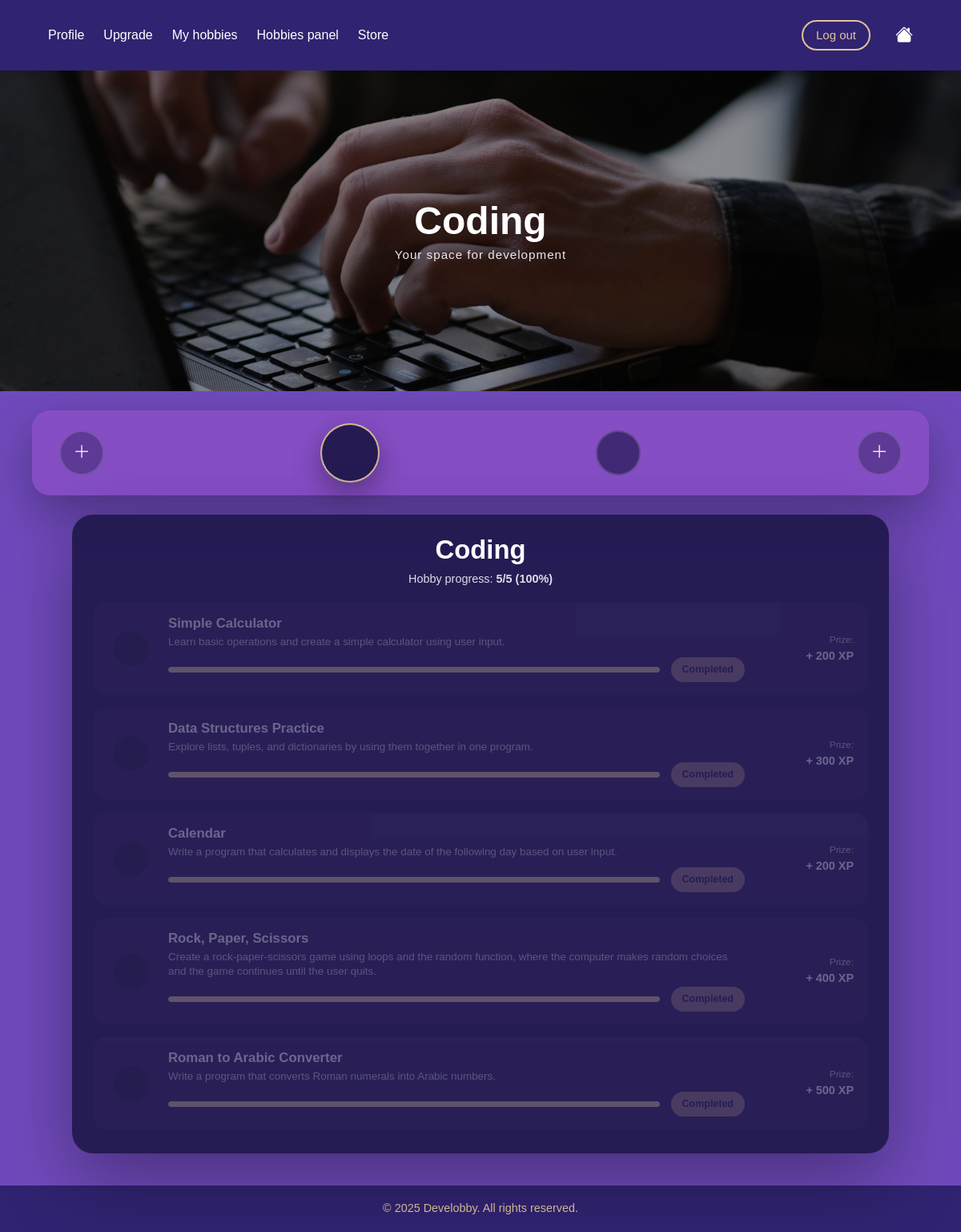
/hobby/3/ (signed in), run on the app's committed database.
### myapp/models.py (models this page shows, shortened)
class HobbyDetail(models.Model):
    name = models.CharField(max_length=100, unique=True)
    description = models.TextField()

class Challenge(models.Model):
    title = models.CharField(max_length=200)
    description = models.TextField()
    xp_reward = models.PositiveIntegerField()
    hobby_detail = models.ForeignKey(HobbyDetail, on_delete=models.CASCADE)

### myapp/views.py (the view)
# urls.py: path("hobby/<int:detail_id>/", views.hobby_detail, name="hobby_detail"),
@login_required
def hobby_detail(request, detail_id):
    detail = get_object_or_404(HobbyDetail, id=detail_id)
    challenges = Challenge.objects.filter(hobby_detail=detail)
    HOBBY_BANNERS = {
        "Cooking": "hobby_cooking.png",
        "Drawing": "hobby_drawing.png",
        "Coding": "hobby_coding.png",
        "Music": "hobby_music.png",
        "Fitness": "hobby_fitness.png",
    }
    HOBBY_ICONS = {
        "Cooking": "fi fi-rr-hat-chef",
        "Drawing": "fi fi-rr-drawer-alt",
        "Coding": "fi fi-rr-square-terminal",
        "Music": "fi fi-rr-music-alt",
        "Fitness": "fi fi-tr-dumbbell-ray",
    }
    CHALLENGE_ICONS = {
        "Thai Cuisine": "fi fi-sr-bowl-chopsticks-noodles",
        "Spanish Sweets": "fi fi-sr-candy",
        "Paprika Dish": "fi fi-sr-pepper-alt",
        "Green Plate": "fi fi-sr-salad",
        "Chicken In 5 Ways": "fi fi-sr-turkey",
        "Basic Shapes": "fi fi-ss-resources",
        "Still Life Study": "fi fi-sr-apple-whole",
        "Texture Practice": "fi fi-br-fabric",
        "Gesture Sketching": "fi fi-sr-transporter",
        "14 Days Drawing Challenge": "fi fi-br-paintbrush-pencil",
        "Simple Calculator": "fi fi-br-calculator",
        "Data Structures Practice": "fi fi-sr-folder-open",
        "Calendar": "fi fi-br-calendar-day",
        "Rock, Paper, Scissors": "fi fi-sc-gamepad",
        "Roman to Arabic Converter": "fi fi-sr-pillar",
        "Rhythm Foundations": "fi fi-sr-headphones-rhythm",
        "Chill Lo-Fi Vibes": "fi fi-sr-circle-waveform-lines",
        "Sound Collector": "fi fi-sr-microphone",
        "Music for Motion": "fi fi-rr-film",
        "Latin Heat": "fi fi-rs-temperature-high",
        "Warm-Up Essentials": "fi fi-br-yoga-moon",
        "Cardio Exploration": "fi fi-br-treadmill",
        "Build Endurance": "fi fi-rr-dumbbell-weightlifting",
        "Dumbbell Training": "fi fi-sr-gym",
        "Mobility Improvement": "fi fi-br-meditation",
    }
    detail.banner = HOBBY_BANNERS.get(detail.name, "default_banner.png")
    detail.icon = HOBBY_ICONS.get(detail.name, "bi bi-star")
    for ch in challenges:
        ch.icon = CHALLENGE_ICONS.get(ch.title, "bi bi-circle-half")
    hobbies = request.user.hobbies.all()
    for h in hobbies:
        h.detail.icon = HOBBY_ICONS.get(h.detail.name, "bi bi-star")
    user_challenges = UserChallenges.objects.filter(
        user=request.user,
        challenge__in=challenges
    )
    progress_map = {uc.challenge_id: uc for uc in user_challenges}
    for ch in challenges:
        uc = progress_map.get(ch.id)
        if uc is None:
            ch.user_state = "not_started"
        elif uc.completed:
            ch.user_state = "completed"
        else:
            ch.user_state = "done"
    total = challenges.count()
    completed = len([c for c in challenges if c.user_state == "completed"])
    percent = int((completed / total) * 100) if total > 0 else 0
    return render(request, "myapp/hobby_detail.html", {
        "detail": detail,
        "challenges": challenges,
        "hobbies": hobbies,
        "completed": completed,
        "total": total,
        "percent": percent,
    })

### myapp/templates/myapp/hobby_detail.html (shortened to what this page needs)
{% extends "myapp/base.html" %}
{% load static %}
{% block extra_css %}
<link rel="stylesheet" href="{% static 'css/hobby_detail.css' %}">
<link rel='stylesheet' href='https://cdn-uicons.flaticon.com/3.0.0/uicons-bold-rounded/css/uicons-bold-rounded.css'>
<link rel='stylesheet' href='https://cdn-uicons.flaticon.com/3.0.0/uicons-solid-rounded/css/uicons-solid-rounded.css'>
<link rel='stylesheet' href='https://cdn-uicons.flaticon.com/3.0.0/uicons-regular-straight/css/uicons-regular-straight.css'>
<link rel='stylesheet' href='https://cdn-uicons.flaticon.com/3.0.0/uicons-brands/css/uicons-brands.css'>
<link rel='stylesheet' href='https://cdn-uicons.flaticon.com/3.0.0/uicons-regular-rounded/css/uicons-regular-rounded.css'>
<link rel='stylesheet' href='https://cdn-uicons.flaticon.com/3.0.0/uicons-solid-straight/css/uicons-solid-straight.css'>
<link rel='stylesheet' href='https://cdn-uicons.flaticon.com/3.0.0/uicons-solid-chubby/css/uicons-solid-chubby.css'>
<link rel='stylesheet' href='https://cdn-uicons.flaticon.com/3.0.0/uicons-thin-rounded/css/uicons-thin-rounded.css'>
{% endblock %}
{% block content %}
<div class="hobby-banner"
     style="background-image: url('{% static 'img/' %}{{ detail.banner }}');">
    <div class="banner-text">
        <h1 class="hero-title">{{ detail.name }}</h1>
        <p class="hero-subtitle">Your space for development</p>
    </div>
</div>
<div class="hobby-icons-bar">
    <button class="circle-btn plus-btn" title="Add hobby">
        <i class="bi bi-plus-lg"></i>
    </button>
    {% for hobby in hobbies %}
        <button class="circle-btn {% if hobby.detail.id == detail.id %}active{% endif %}"
                title="{{ hobby.detail.name }}"
                onclick="window.location.href='{% url 'hobby_detail' hobby.detail.id %}'">
        </button>
    {% endfor %}
    <button class="circle-btn plus-btn" title="Add hobby">
        <i class="bi bi-plus-lg"></i>
    </button>
</div>
<div class="hobby-card">
    <div class="hobby-head">
        <h2>{{ detail.name }}</h2>
        <p>Hobby progress: <b>{{ completed }}/{{ total }} ({{ percent }}%)</b></p>
    </div>
    <div class="tasks-list">
        {% for challenge in challenges %}
        <article class="task-item {% if challenge.user_state == 'completed' %}disabled{% endif %}">
            <div class="task-col-icon">
                <div class="task-icon">
                </div>
            </div>
            <div class="task-col-main">
                <h3>{{ challenge.title }}</h3>
                <p>{{ challenge.description }}</p>
                <div class="task-progress-row">
                    <div class="task-bar">
                        <div class="task-fill"
                            style="width:
                            {% if challenge.user_state == 'completed' %}100%
                            {% elif challenge.user_state == 'done' %}100%
                            {% else %}0%
                            {% endif %}
                            ">
                        </div>
                    </div>
                    {% if challenge.user_state == "not_started" %}
                        <a href="{% url 'challenge_done' challenge.id %}" class="mini-btn">Done</a>
                    {% elif challenge.user_state == "done" %}
                        <a href="{% url 'challenge_collect' challenge.id %}" class="mini-btn">Collect prize</a>
                    {% elif challenge.user_state == "completed" %}
                        <button class="mini-btn" disabled>Completed</button>
                    {% endif %}
                </div>
            </div>
            <div class="task-col-xp">
                <span class="prize-label">Prize:</span>
                <span class="prize-xp">+ {{ challenge.xp_reward }} XP</span>
            </div>
        </article>
        {% endfor %}
    </div>
</div>
<footer class="main-footer">
  © 2025 Develobby. All rights reserved.
</footer>
{% endblock %}

### myapp/static/css/style.css (style rules this page uses)
:root { --dark-purple: #302371; --purple: #543EA7; --beige: #DFC39A; --violet: #704ABC; --pink-violet: #9753CC; --light-violet: #B4A2E7; --white: #ffffff; }
* { box-sizing: border-box; margin: 0; padding: 0; font-family: 'Arial', sans-serif; }
body { margin: 0; background: #704ABC; color: var(--white); }
.hero-subtitle { font-size: 1rem; letter-spacing: 1px; margin-bottom: 2px; line-height: 1.1; }
.hero-title { font-size: 2.2rem; font-weight: 700; margin-top: 6px; margin-bottom: 18px; }
.main-footer { background-color: #302371; color: #DFC39A; text-align: center; padding: 18px 12px; font-size: 0.9rem; font-weight: 500; }

### myapp/static/css/hobby_detail.css (style rules this page uses)
:root { --dark-purple: #20184B; --purple: #402F96; --beige: #DFC39A; --white: #ffffff; --card: rgba(32, 24, 75, 0.90); --card-soft: rgba(32, 24, 75, 0.74); }
.hobby-banner { width: 100%; height: 400px; background-size: cover; background-position: center 30%; background-repeat: no-repeat; position: relative; overflow: hidden; }
.banner-text { position: absolute; inset: 0; background: rgba(0,0,0,0.42); display: flex; flex-direction: column; justify-content: center; align-items: center; text-align: center; }
.hero-title { font-size: 3rem; font-weight: 900; margin: 0; }
.hero-subtitle { margin-top: 6px; opacity: 0.9; font-size: 0.95rem; }
.hobby-icons-bar { width: 100%; max-width: 1120px; margin: 24px auto; background: rgba(151, 83, 204, 0.55); border-radius: 22px; display: flex; justify-content: space-between; align-items: center; padding: 16px 34px; box-shadow: 0 22px 60px rgba(0,0,0,0.30); backdrop-filter: blur(10px); }
.circle-btn { width: 56px; height: 56px; border-radius: 999px; border: 2px solid rgba(255,255,255,0.14); background: rgba(32, 24, 75, 0.65); color: white; display: grid; place-items: center; font-size: 1.35rem; cursor: pointer; transition: transform 0.15s ease, opacity 0.15s ease; }
.circle-btn.active { width: 74px; height: 74px; font-size: 1.75rem; background: rgba(32, 24, 75, 0.95); border: 2px solid rgba(223,195,154,0.92); box-shadow: 0 12px 35px rgba(0,0,0,0.35); }
.plus-btn { background: rgba(32, 24, 75, 0.38); }
.hobby-card { max-width: 1020px; margin: 24px auto 40px; background: rgba(32, 24, 75, 0.92); border-radius: 26px; padding: 24px 26px 30px; box-shadow: 0 30px 90px rgba(0,0,0,0.35); backdrop-filter: blur(10px); }
.hobby-head { text-align: center; margin-bottom: 18px; }
.hobby-head h2 { font-size: 2.05rem; font-weight: 900; margin: 0; }
.hobby-head p { margin: 7px 0 0; opacity: 0.85; font-size: 0.9rem; }
.tasks-list { display: flex; flex-direction: column; gap: 16px; }
.task-item { display: grid; grid-template-columns: 60px 1fr 120px; gap: 16px; background: rgba(255,255,255,0.06); border-radius: 18px; padding: 16px 18px; align-items: center; }
.task-col-icon { display: flex; justify-content: center; }
.task-icon { width: 44px; height: 44px; border-radius: 999px; background: rgba(0,0,0,0.25); display: grid; place-items: center; font-size: 1.25rem; }
.task-col-main h3 { margin: 0; font-size: 1.05rem; font-weight: 900; }
.task-col-main p { margin: 4px 0 10px; opacity: 0.75; font-size: 0.84rem; line-height: 1.35; }
.task-progress-row { display: flex; align-items: center; gap: 14px; }
.task-bar { flex: 1; height: 7px; background: rgba(255,255,255,0.18); border-radius: 99px; overflow: hidden; }
.task-fill { height: 100%; background: var(--beige); border-radius: 99px; }
.mini-btn { flex-shrink: 0; background: var(--beige); color: var(--dark-purple); border: none; border-radius: 999px; padding: 6px 14px; font-size: 0.78rem; font-weight: 700; cursor: pointer; box-shadow: 0 8px 18px rgba(0,0,0,0.25); }
.task-col-xp { text-align: right; }
.prize-label { display: block; font-size: 0.74rem; opacity: 0.75; }
.prize-xp { display: block; font-weight: 900; font-size: 0.9rem; }
.task-item.disabled { opacity: 0.32; }
.task-item.disabled .mini-btn { cursor: not-allowed; opacity: 0.55; box-shadow: none; }
.main-footer { background-color: #302371; color: #DFC39A; text-align: center; padding: 18px 12px; font-size: 0.9rem; font-weight: 500; }

### data on the page
HobbyDetail: name "Coding"
Challenge: title "Simple Calculator", description "Learn basic operations and create a simple calculator using user input.", shows "Completed", xp_reward "200"
Challenge: title "Data Structures Practice", description "Explore lists, tuples, and dictionaries by using them together in one program.", shows "Completed", xp_reward "300"
Challenge: title "Calendar", description "Write a program that calculates and displays the date of the following day based on user input.", shows "Completed", xp_reward "200"
Challenge: title "Rock, Paper, Scissors", description "Create a rock-paper-scissors game using loops and the random function, where the computer makes random choices and the game continues until the user quits.", shows "Completed", xp_reward "400"
Challenge: title "Roman to Arabic Converter", description "Write a program that converts Roman numerals into Arabic numbers.", shows "Completed", xp_reward "500"

### other printed values
{{ completed }} "5"
{{ total }} "5"
{{ percent }} "100"
